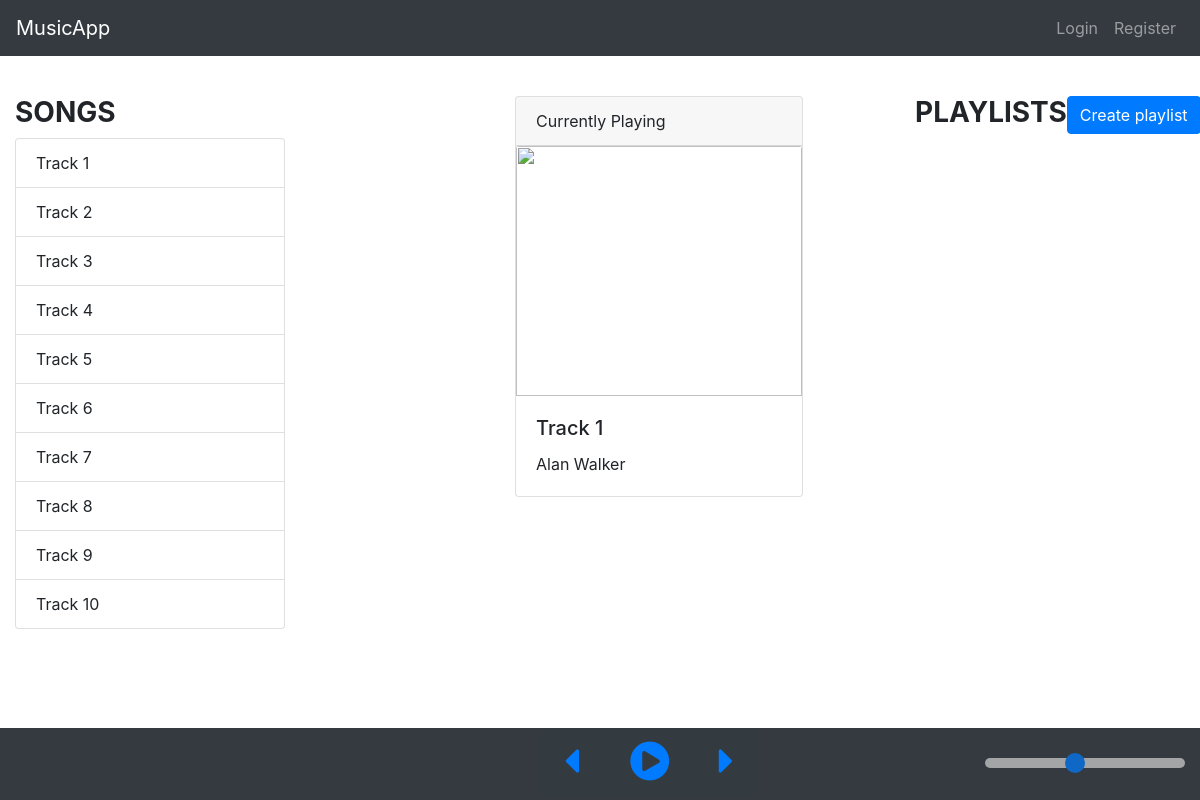
The page / on the database its author committed.
### tables this page shows
CREATE TABLE `songs` (
  `song_id` int(11) NOT NULL,
  `song_file` varchar(255) NOT NULL,
  `song_title` varchar(255) NOT NULL,
  `artist` varchar(255) NOT NULL,
  `album` varchar(255) NOT NULL,
  `album_art` varchar(255) NOT NULL
);

### classes/Bootstrap.php (called while the page is built)
<?php
class Bootstrap{
	private $controller;
	private $action;
	private $request;
	public function __construct($request){
		$this->request = $request;
		if($this->request['controller'] == ""){
			$this->controller = 'home';
		} else {
			$this->controller = $this->request['controller'];
		}
		if($this->request['action'] == ""){
			$this->action = 'index';
		} else {
			$this->action = $this->request['action'];
		}
	}
	public function createController(){
		if(class_exists($this->controller)){
			$parents = class_parents($this->controller);
			if(in_array("Controller", $parents)){
				if(method_exists($this->controller, $this->action)){
					return new $this->controller($this->action, $this->request);
				} else {
					echo '<h1>Method does not exist</h1>';
					return;
				}
			} else {
				echo '<h1>Base controller not found</h1>';
				return;
			}
		} else {
			echo '<h1>Controller class does not exist</h1>';
			return;
		}
	}
}

### controllers/Home.php (called while the page is built, shortened)
<?php
class Home extends Controller{
	protected function Index(){
		$viewmodel = new HomeModel();
		$this->returnView($viewmodel->Index(), true);
	}
  protected function getSongs(){
    $viewmodel = new HomeModel();
    return $viewmodel->getSongs();
  }
}

### classes/Model.php (called while the page is built, shortened)
<?php
abstract class Model{
	public function __construct(){
		$this->conn = new PDO("mysql:host=".DB_HOST.";dbname=".DB_NAME, DB_USER, DB_PASS);
	}
}

### models/home.php (called while the page is built, shortened)
<?php
class HomeModel extends Model{
  public function getSongs()
  {
    $stmt = $this->conn->prepare('SELECT * from songs LIMIT 10 ');
    $stmt->execute();
    $row = $stmt->fetchAll(PDO::FETCH_ASSOC);
		$this->conn ="";
	  return $row;
  }
	public function showplaylists(){
		$stmt = $this->conn->prepare('SELECT * FROM playlists WHERE `user_id`= :uid LIMIT 10');
		$stmt->bindParam(':uid', $_SESSION['user_id']);
		$stmt->execute();
		return $stmt->fetchAll(PDO::FETCH_ASSOC);
		$this->conn ="";
	}
}

### views/home/index.php (the view, shortened to what this page needs)
  <main role="main" class="container-fluid mt-5">
    <div class="row">
      <div class="col-lg-3 col-md-3 mt-5 ">
        <h3 class="text-uppercase font-weight-bold">Songs</h3>
        <ul class="list-group songs">
          <?php $songs = $this->getSongs(); foreach ($songs as $song): ?>
            <li class="list-group-item" url="<?php echo ROOT_URL; ?>assets/audio/<?php echo $song['song_file']; ?>" albumart="<?php echo ROOT_URL; ?>assets/images/<?php echo $song['album_art']; ?>" artist="<?php echo $song['artist']; ?>" ><?php echo $song['song_title']; ?></li>
          <?php endforeach; ?>
        </ul>
      </div>
      <div class="col-lg-3 col-md-3 offset-lg-2 mt-5 ">
        <div class="card playing " style="width: 18rem;">
          <div class="card-header">
            Currently Playing
          </div>
          <img class="card-img-top" src="<?php echo ROOT_URL; ?>assets/images/album1.jpg" alt="" id="album_art" width="400" height="250">
          <div class="card-body">
            <h5 class="card-title" id="song_title">Song title</h5>
            <p class="card-text" id="song_artist"></p>
          </div>
        </div>
      </div>
      <div class="col-lg-3 col-md-3 offset-md-1 offset-lg-1 mt-5 playlist">
        <div class="d-flex flex-row  justify-content-between">
          <div>
          <h3 class="text-uppercase font-weight-bold">Playlists</h3></div>
          <div>
          <?php if(isset($_SESSION['is_logged_in']) ){ ?>
          <button type="button" name="button" class="btn btn-primary mb-3 " data-toggle="modal" data-target="#create_playlist">Create playlist</button></div>
          <?php }else{   ?>
            <a class="btn btn-primary mb-3 " href="<?php echo ROOT_URL; ?>/users/login">Create playlist</a></div>
          <?php } ?>
          </div>
      </div>
    </div>
  </main>
  <footer class="footer bg-dark">
    <div class="container-fluid player">
    <div class="row mb-0">
        <div class="col-lg-4 col-md-4 offset-lg-5">
          <ul class="pagination pagination-lg ml-4 mb-0">
             <li class="page-item ">
               <a class="page-link prev" href="#" onclick="return false;"><i class="fas fa-caret-left fa-2x"></i></a>
             </li>
             <li class="page-item">
               <a class="page-link play" href="#" onclick="return false;" >
               <i class="fas fa-play-circle fa-2x btn-play"></i>
               </a>
             </li>
             <li class="page-item"><a class="page-link next" href="#" onclick="return false;"><i class="fas fa-caret-right fa-2x"></i></a></li>
           </ul>
        </div>
        <div class="col-lg-3 col-md-3">
           <div class="volume mt-1 float-right">
              <input type="range" min="1" max="10" value="5" class="slider" id="volume_control">
           </div>
        </div>
      </div>
    </div>
</footer>

### index.php (shortened to what this page needs)
<?php
$bootstrap = new Bootstrap($_GET);
$controller = $bootstrap->createController();
if($controller){
	$controller->executeAction();
}

### classes/Controller.php (shortened to what this page needs)
<?php
abstract class Controller{
	protected $action;
	public function __construct($action, $request){
		$this->action = $action;
	}
	public function executeAction(){
		return $this->{$this->action}();
	}
	protected function returnView($viewmodel, $fullview){
		$view = 'views/'. strtolower(get_class($this)). '/' . $this->action. '.php';
		if($fullview){
			require('views/main.php');
		} else {
			require($view);
		}
	}
}

### views/main.php (shortened to what this page needs)
<!doctype html>
<html lang="en">
  <head>
    <link rel="stylesheet" href="https://stackpath.bootstrapcdn.com/bootstrap/4.1.3/css/bootstrap.min.css">
    <link rel="stylesheet" href="https://use.fontawesome.com/releases/v5.6.3/css/all.css">
    <link href="<?php echo ROOT_URL; ?>assets/css/style.css" rel="stylesheet">
  </head>
  <body>
    <header>
      <nav class="navbar navbar-expand-md navbar-dark fixed-top bg-dark">
        <a class="navbar-brand" href="<?php echo ROOT_URL; ?>">MusicApp</a>
        <div class="collapse navbar-collapse" id="navbarCollapse">
          <ul class="navbar-nav mr-auto">
            <li class="nav-item active">
              <a class="nav-link" href="#"> <span class="sr-only">(current)</span></a>
            </li>
          </ul>
          <div class="form-inline mt-2 mt-md-0">
            <ul class="navbar-nav mr-auto">
              <?php if(isset($_SESSION['is_logged_in'])): ?>
                <li class="nav-item">
                  <a class="nav-link" href="<?php echo ROOT_URL; ?>/users/logout">Logout</a>
                </li>
              <?php else: ?>
                <li class="nav-item">
                  <a class="nav-link" href="<?php echo ROOT_URL; ?>/users/login">Login</a>
                </li>
                <li class="nav-item">
                  <a class="nav-link" href="<?php echo ROOT_URL; ?>/users/register">Register</a>
                </li>
              <?php endif;?>
            </ul>
          </div>
        </div>
      </nav>
    </header>
    <?php require($view); ?>
  </body>
</html>

### assets/css/style.css (style rules this page uses)
html { position: relative; min-height: 100%; }
body { margin-bottom: 60px; }
.footer { position: absolute; bottom: 0; width: 100%; height: 72px; line-height: 60px; background-color: #f5f5f5; }
.slider { -webkit-appearance: none; width: 200px; height: 10px; border-radius: 5px; background: #d3d3d3; outline: none; opacity: 0.7; -webkit-transition: .2s; transition: opacity .2s; }
.page-link { color: #007bff; background-color: #343b40; border: 1px solid #343b40; outline: none; }

### rows shown on the page
songs: song_title "Track 1"
songs: song_title "Track 2"
songs: song_title "Track 3"
songs: song_title "Track 4"
songs: song_title "Track 5"
songs: song_title "Track 6"
songs: song_title "Track 7"
songs: song_title "Track 8"
songs: song_title "Track 9"
songs: song_title "Track 10"
